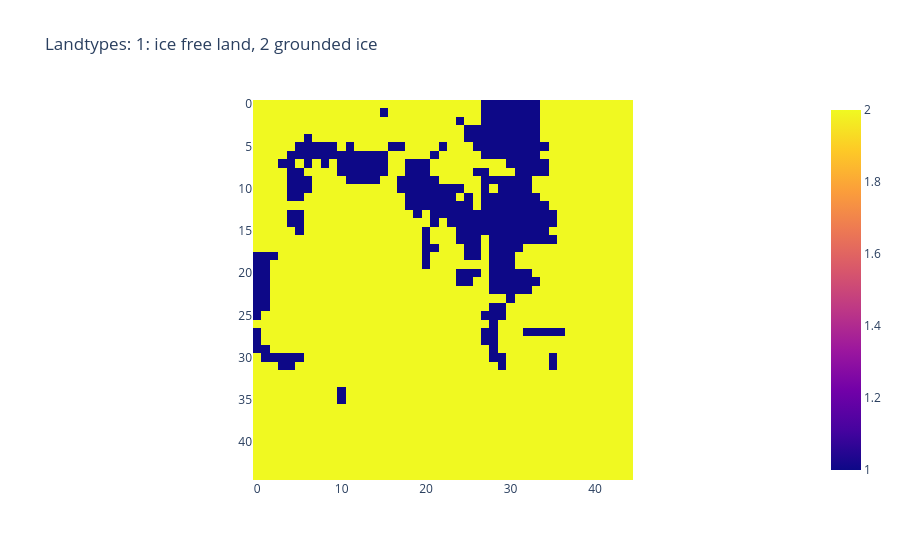

Notebook source saved alongside this figure:
### Code cell
fig = px.imshow((scene.mask.values), 
                # DEFAULT for matrices: only tensor because of conversion
                origin = "upper", 
                title = "Landtypes: 1: ice free land, 2 grounded ice")
fig.show()

### Figure 1 — Plotly figure (JSON) as saved in the notebook; plotly's stock layout.template omitted (floating-point values rounded to 4 significant figures; data arrays with more than 128 entries replaced by an {"elided": "..."} marker saying what was removed)
{"data": [{"coloraxis": "coloraxis", "hovertemplate": "x: %{x}<br>y: %{y}<br>color: %{z}<extra></extra>", "name": "0", "type": "heatmap", "xaxis": "x", "yaxis": "y", "z": {"elided": "45x45 int values"}}], "layout": {"coloraxis": {"colorscale": [[0, "#0d0887"], [0.1111, "#46039f"], [0.2222, "#7201a8"], [0.3333, "#9c179e"], [0.4444, "#bd3786"], [0.5556, "#d8576b"], [0.6667, "#ed7953"], [0.7778, "#fb9f3a"], [0.8889, "#fdca26"], [1, "#f0f921"]]}, "title": {"text": "Landtypes: 1: ice free land, 2 grounded ice"}, "xaxis": {"anchor": "y", "constrain": "domain", "domain": [0, 1], "scaleanchor": "y"}, "yaxis": {"anchor": "x", "autorange": "reversed", "constrain": "domain", "domain": [0, 1]}}}
